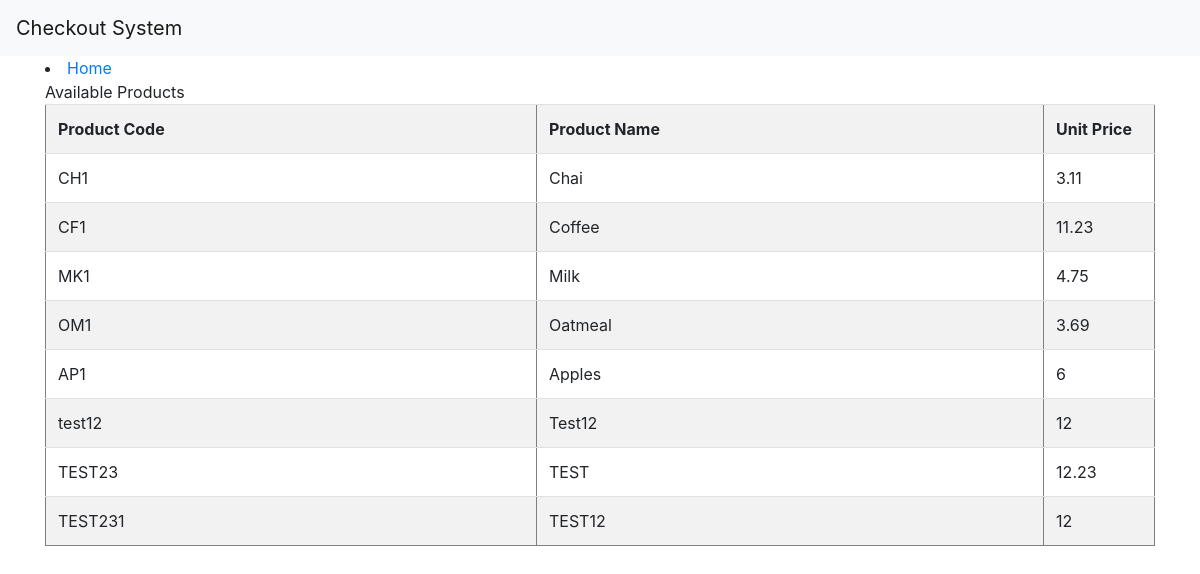
The page /show_product on the database its author committed.
### models.py (models this page shows, shortened)
class Product(db.Model):
    __tablename__ = 'checkout_system_product'
    product_code = db.Column(
        db.String(10),
        primary_key=True
    )
    product_name = db.Column(
        db.String(64),
        index=False,
        unique=True,
        nullable=False
    )
    price = db.Column(
        db.Integer,
        nullable=False
    )

### app.py (the view)
@app.route('/show_product', methods=('GET',))
def show_product():
    context = Product.query.all()[0:10]
    return render_template('show_product.html', context=context)

### templates/show_product.html
{% extends 'base.html' %}
{% block content %}
          <li>
           <a href="/">Home</a>
       </li>
<h>{% block title %}Available  Products {% endblock %}</h>
   <body>
      <table border = 1 class="table table-striped">
         <tr>
					<th style="text-align:left;">Product Code</th>
					<th style="text-align:left;">Product Name</th>
					<th style="text-align:left;" width="10%">Unit Price</th>
				</tr>
         {% for item in context %}
            <tr>
               <td> {{ item.product_code }} </td>
               <td> {{ item.product_name }} </td>
                <td> {{ item.price }} </td>
            </tr>
         {% endfor %}
      </table>
   </body>
{% endblock %}

### templates/base.html (shortened to what this page needs)
<!doctype html>
<html lang="en">
  <head>
    <link rel="stylesheet" href="https://stackpath.bootstrapcdn.com/bootstrap/4.3.1/css/bootstrap.min.css">
  </head>
  <body>
    <nav class="navbar navbar-expand-md navbar-light bg-light">
        <a class="navbar-brand" href="{{ url_for('index')}}">Checkout System</a>
    </nav>
    <div class="container">
        {% block content %} {% endblock %}
    </div>
  </body>
</html>

### rows shown on the page
Product: product_code "CH1", product_name "Chai", price "3.11"
Product: product_code "CF1", product_name "Coffee", price "11.23"
Product: product_code "MK1", product_name "Milk", price "4.75"
Product: product_code "OM1", product_name "Oatmeal", price "3.69"
Product: product_code "AP1", product_name "Apples", price "6"
Product: product_code "test12", product_name "Test12", price "12"
Product: product_code "TEST23", product_name "TEST", price "12.23"
Product: product_code "TEST231", product_name "TEST12", price "12"
